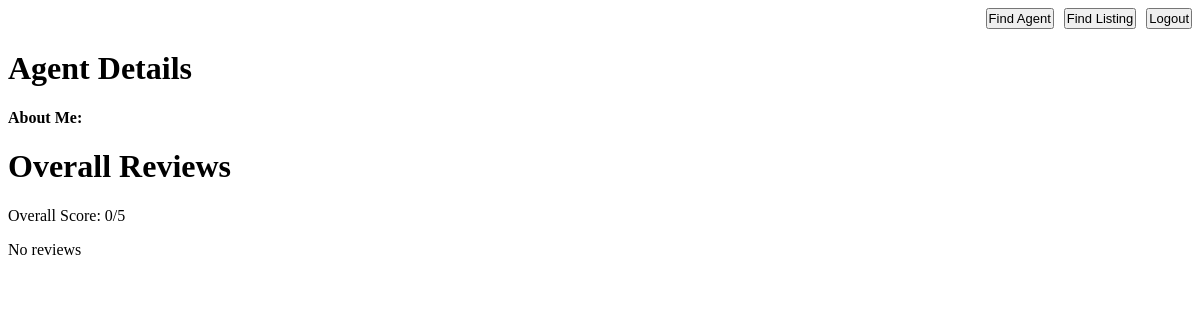
Page /Boundary/ra/viewAgentBoundary.php?name=John+Doe on the earlier database version.
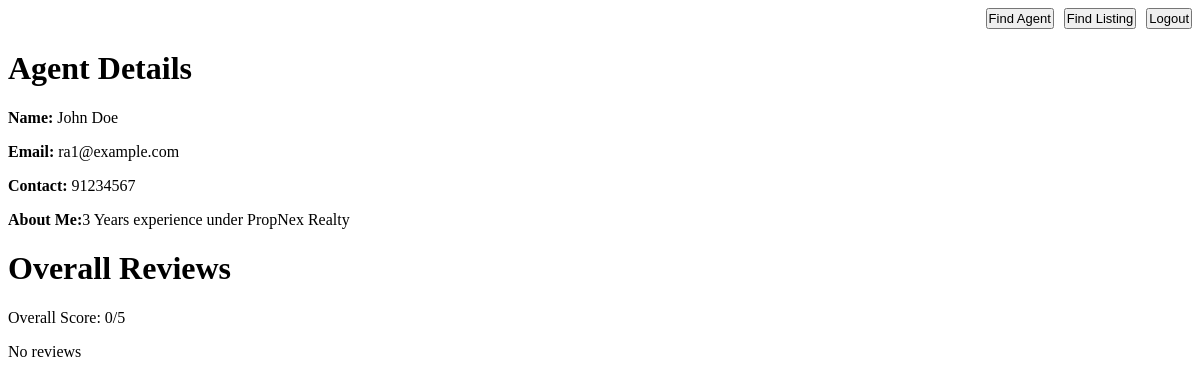
Same page on the later database version.
### tables this page shows
CREATE TABLE `ra` (
  `ra_id` int(11) NOT NULL,
  `e-mail` varchar(150) NOT NULL,
  `username` varchar(50) NOT NULL,
  `password` varchar(50) NOT NULL,
  `name` varchar(150) NOT NULL,
  `contact` int(8) NOT NULL,
  `description` text DEFAULT NULL
);

### Entity/ra/db_connection.php (called while the page is built, shortened)
<?php
class DBConnection
{
    private $servername = "localhost";
    private $username = "root";
    private $password = "";
    private $dbname = "314hdguaranteed";
    private $conn;
    public function __construct()
    {
        $this->conn = new mysqli($this->servername, $this->username, $this->password, $this->dbname);
    }
    public function getConnection()
    {
        return $this->conn;
    }
}
?>

### Entity/ra/ViewAgentEntity.php (called while the page is built, shortened)
<?php
require_once("db_connection.php");
class ViewAgentEntity
{
    private $conn;
    public function __construct()
    {
        $dbConnection = new DBConnection();
        $this->conn = $dbConnection->getConnection();
    }
    public function fetchAgentByName($agentName)
    {
        $sql = "SELECT * FROM ra WHERE name = ?";
        $stmt = $this->conn->prepare($sql);
        $stmt->bind_param("s", $agentName);
        $stmt->execute();
        $result = $stmt->get_result();
        $agent = $result->fetch_assoc();
        return $agent;
    }
    public function fetchAgentReviews($raId)
    {
        $sql = "SELECT description, user_id, stars FROM rating WHERE ra_id = ?";
        $stmt = $this->conn->prepare($sql);
        $stmt->bind_param("i", $raId);
        $stmt->execute();
        $result = $stmt->get_result();
        $reviews = array();
        return $reviews;
    }
}

### Control/ra/ViewAgentController.php (called while the page is built)
<?php
require_once("../../Entity/ra/ViewAgentEntity.php");
class ViewAgentController
{
    private $entity;
    public function __construct()
    {
        $this->entity = new ViewAgentEntity();
    }
    public function displayAgentInfo($agentName)
    {
        $agent = $this->entity->fetchAgentByName($agentName);
        return $agent;
    }
    public function displayAgentReviews($raId)
    {
        $reviews = $this->entity->fetchAgentReviews($raId);
        return $reviews;
    }
}

### Boundary/ra/viewAgentBoundary.php (the view, shortened to what this page needs)
<?php
require_once("../../Control/ra/ViewAgentController.php");
$controller = new ViewAgentController();
$agent = $controller->displayAgentInfo($_GET['name']);
$reviews = $controller->displayAgentReviews($agent['ra_id']);
$sum = 0;
if (count($reviews) > 0) {
    foreach ($reviews as $review) {
        $sum += $review['stars'];
    }
    $averageScore = $sum / count($reviews);
} else {
    $averageScore = 0;
}
?>
<!DOCTYPE html>
<html lang="en">
<head>
</head>
<body>
    <div class="adminmenu-container">
        <div class="service-button">
            <button type="submit" name="find_agent" onclick="location.href='RASearch.php'">Find Agent</button>
            <button type="submit" name="find_listing">Find Listing</button>
            <button type="submit" name="logout">Logout</button>
        </div>
        <h1>Agent Details</h1>
        <?php if (isset($agent)) : ?>
            <div id="agent-details">
                <p><strong>Name:</strong> <span id="agent-name"><?php echo htmlspecialchars($agent['name']); ?></span></p>
                <p><strong>Email:</strong> <span id="agent-email"><?php echo htmlspecialchars($agent['e-mail']); ?></span>
                </p>
                <p><strong>Contact:</strong> <span id="agent-contact"><?php echo htmlspecialchars($agent['contact']); ?></span></p>
            </div>
        <?php endif; ?>
        <div>
            <p><strong>About Me:</strong><span id="agent-about"><?php echo htmlspecialchars($agent['description']); ?></span></p>
        </div>
        <h1>Overall Reviews</h1>
        <div id="overall-reviews">
            <p>Overall Score: <span id="overall-score"><?php echo $averageScore; ?></span>/5</p>
            <?php if (count($reviews) > 0) : ?>
                <ol id="reviews-list">
                    <?php foreach ($reviews as $review) : ?>
                        <li><?php echo htmlspecialchars($review['description']) . ' - written by  ' . htmlspecialchars($review['user_id']); ?></li>
                    <?php endforeach; ?>
                </ol>
            <?php else : ?>
                <p>No reviews</p>
            <?php endif; ?>
        </div>
    </div>
</body>
</html>

### Boundary/ra/viewAgentBoundary.php (style rules this page uses)
.service-button { display: flex; justify-content: flex-end; margin-bottom: 2px; }
.service-button button { margin-left: 10px; padding: 1px 1px; font-size: 13px; }

Differences in the rows shown:
added ra: name "John Doe", value "ra1@example.com", contact "91234567", description "3 Years experience under PropNex Realty"
Other differences:
text now shown: "Name: Email: Contact:"
